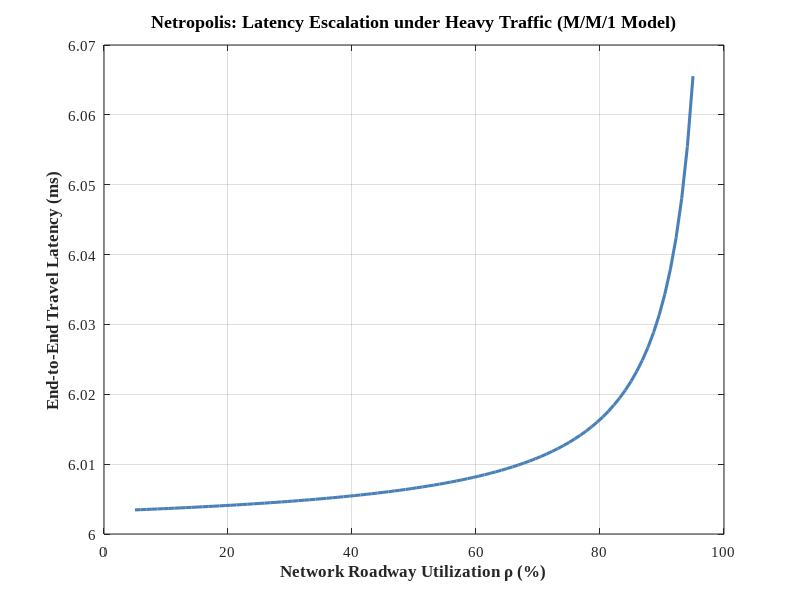

This chart was generated by the following MATLAB code: (Note: this script raises an error after producing the figure.)
%% Netropolis: Latency vs Traffic Load Experiment
% Analyzes end-to-end latency as offered load increases using
% M/M/1 queuing theory (Kleinrock's formula):
%   Total Delay = Propagation Delay + Transmission Delay + Queuing Delay
%   Queuing Delay = 1 / (mu * C - lambda)

clear; clc; close all;

fprintf('Running Experiment 1: Latency vs Traffic Load...\n');

% Network link parameters (Netropolis Grand Metro Highway R1-R3)
C = 2500 * 1e6;       % Capacity in bits/sec (2500 Mbps)
avg_packet_size = 1024 * 8; % Bits per packet (1024 bytes)
mu = 1 / avg_packet_size;   % Packets per bit
prop_delay_ms = 6.0;        % Physical road propagation latency (ms)

% Offered load range (0 to 95% utilization)
utilization = linspace(0.05, 0.95, 100);
max_capacity_pps = (C * mu); % Maximum capacity in packets per second
lambda = utilization * max_capacity_pps;

% Queuing delay calculation (M/M/1 queue model)
service_rate = max_capacity_pps;
queuing_delay_sec = 1 ./ (service_rate - lambda);
queuing_delay_ms = queuing_delay_sec * 1000;

% Total nodal delay
total_delay_ms = prop_delay_ms + queuing_delay_ms;

% Generate Plot
figure('Color', [0.98, 0.98, 0.99], 'Name', 'Netropolis - Latency vs Traffic Load');
plot(utilization * 100, total_delay_ms, 'LineWidth', 2.2, 'Color', [0.29, 0.50, 0.72]);
grid on;
set(gca, 'FontName', 'Times New Roman', 'FontSize', 11);
xlabel('Network Roadway Utilization \rho (%)', 'FontSize', 12, 'FontWeight', 'bold');
ylabel('End-to-End Travel Latency (ms)', 'FontSize', 12, 'FontWeight', 'bold');
title('Netropolis: Latency Escalation under Heavy Traffic (M/M/1 Model)', 'FontSize', 13);
xlim([0, 100]);

% Annotate Knee of the Curve
xline(70, '--', 'Heavy Congestion Threshold (70%)', 'Color', [0.92, 0.53, 0.14], 'LineWidth', 1.5, 'LabelVerticalAlignment', 'bottom');
xline(90, '--', 'Gridlock Threshold (90%)', 'Color', [0.88, 0.12, 0.28], 'LineWidth', 1.5, 'LabelVerticalAlignment', 'bottom');

saveas(gcf, 'plot_latency_vs_traffic.png');
fprintf('Saved figure: plot_latency_vs_traffic.png\n');
